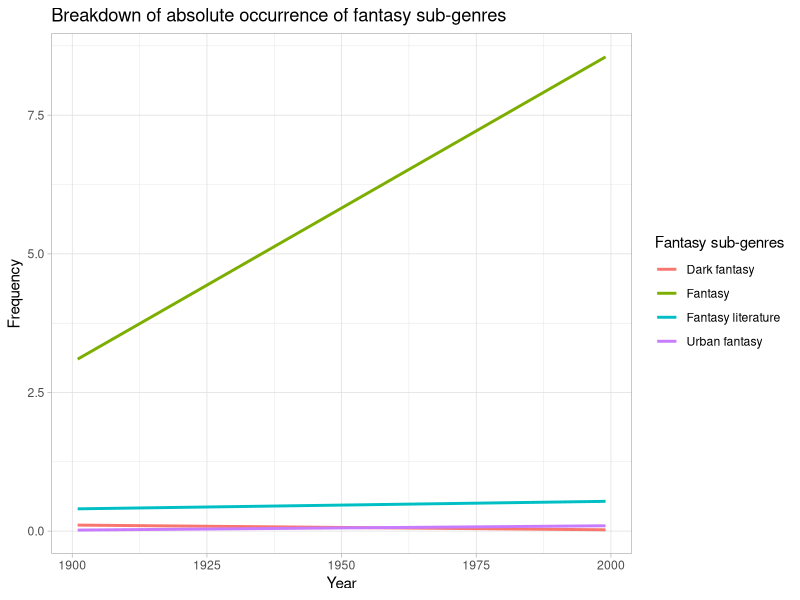
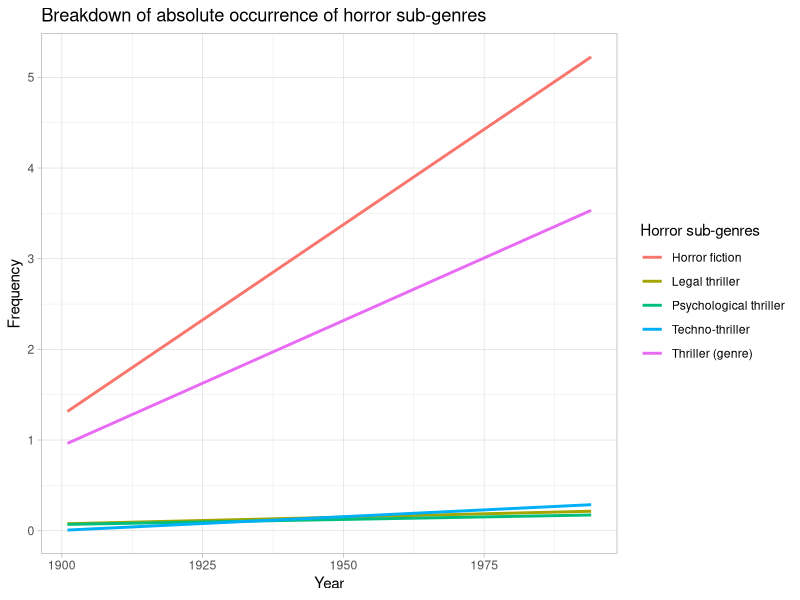
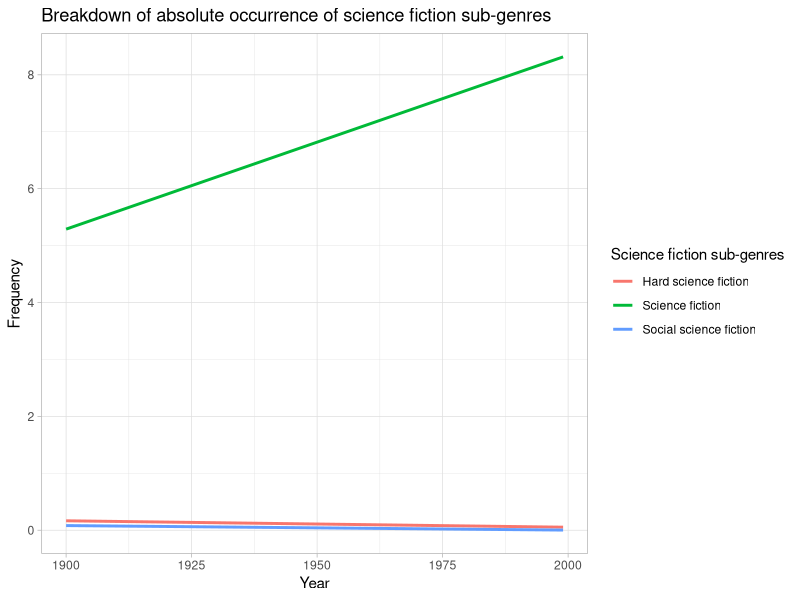
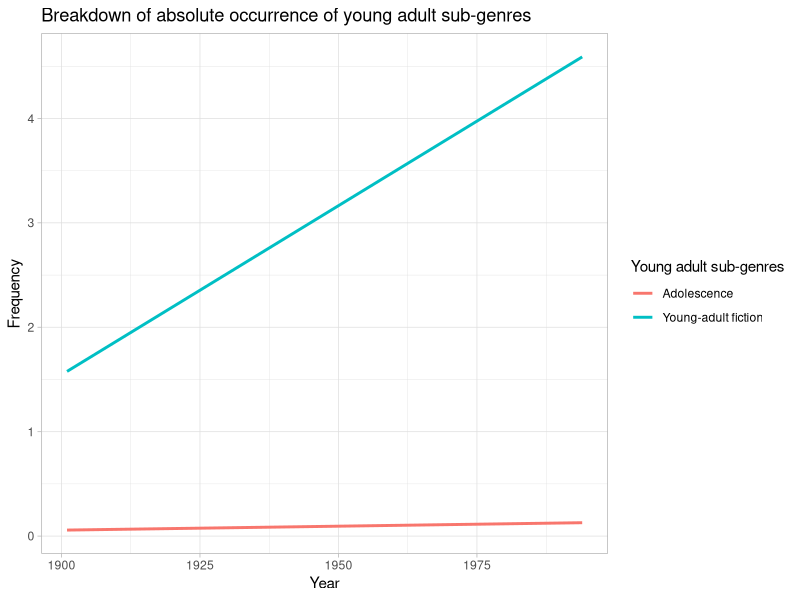

These figures' R source, in order:
library(tidyverse)

fantasy_data <- read_csv("fantasy_global_yearly_genres_absolute.csv")
horror_data <- read_csv("horror_global_yearly_genres_absolute.csv")
sf_data <- read_csv("science fiction_global_yearly_genres_absolute.csv")
ya_data <- read_csv("young-adult_global_yearly_genres_absolute.csv")

#fantasy pivoting + visualising line plot
fantasy_pivot <- pivot_longer(fantasy_data, c("Fantasy", "Fantasy literature", "Dark fantasy", "Urban fantasy", "Historical fantasy", "High fantasy", "Science fantasy", "Comic fantasy"), names_to = "fantasy_genre")

ggplot(data = fantasy_pivot) +
  aes(x = year, y = value, color = fantasy_genre)+
  labs(title = "Breakdown of absolute occurrence of fantasy sub-genres",
      x = "Year",
      y = "Frequency", 
      color = "Fantasy sub-genres") +
  theme_light() +
  geom_smooth(method = "lm", se = FALSE)
# ggsave("Fantasy sub-genre absolute breakdown.pdf", width = 10, height = 6)

#horror pivoting + visualising line plot
horror_pivot <- pivot_longer(horror_data, c("Horror fiction", "Thriller (genre)", "Techno-thriller", "Legal thriller", "Psychological thriller"), names_to = "horror_genre")

ggplot(data = horror_pivot) +
  aes(x = year, y = value, color = horror_genre)+
  labs(title = "Breakdown of absolute occurrence of horror sub-genres",
      x = "Year",
      y = "Frequency", 
      color = "Horror sub-genres") +
  theme_light() +
  geom_smooth(method = "lm", se = FALSE)
# ggsave("Horror sub-genre absolute breakdown.pdf", width = 10, height = 6)

#science fiction pivoting + visualising line plot
sf_pivot <- pivot_longer(sf_data, c("Science fiction", "Hard science fiction", "Social science fiction"), names_to = "sf_genre")

ggplot(data = sf_pivot) +
  aes(x = year, y = value, color = sf_genre)+
  labs(title = "Breakdown of absolute occurrence of science fiction sub-genres",
      x = "Year",
      y = "Frequency", 
      color = "Science fiction sub-genres") +
    theme_light() +
  geom_smooth(method = "lm", se = FALSE)
# ggsave("SF sub-genre absolute breakdown.pdf", width = 10, height = 6)

#young adult pivoting + visualising line plot
ya_pivot <- pivot_longer(ya_data, c("Young-adult fiction", "Adolescence"), names_to = "ya_genre")

ggplot(data = ya_pivot) +
  aes(x = year, y = value, color = ya_genre)+
  labs(title = "Breakdown of absolute occurrence of young adult sub-genres",
      x = "Year",
      y = "Frequency", 
      color = "Young adult sub-genres") +
    theme_light() +
  geom_smooth(method = "lm", se = FALSE)
# ggsave("YA sub-genre absolute breakdown.pdf", width = 10, height = 6)
